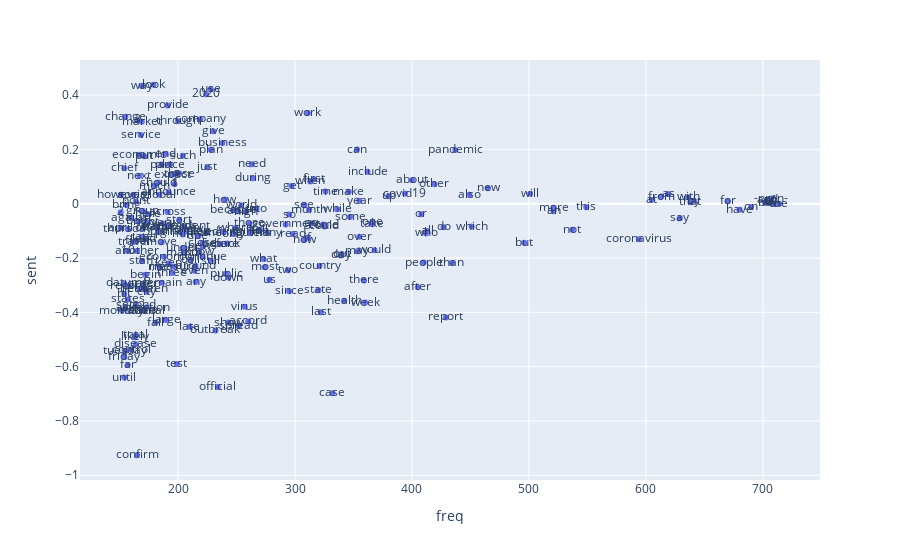

Notebook source saved alongside this figure:
### Code cell
px.scatter(s_new_filter, x='freq', y='sent', text='index')

### Figure 1 — Plotly figure (JSON) as saved in the notebook; plotly's stock layout.template omitted (floating-point values rounded to 4 significant figures; data arrays with more than 128 entries replaced by an {"elided": "..."} marker saying what was removed)
{"data": [{"hovertemplate": "freq=%{x}<br>sent=%{y}<br>index=%{text}<extra></extra>", "legendgroup": "", "marker": {"color": "#636efa", "symbol": "circle"}, "mode": "markers+text", "name": "", "orientation": "v", "showlegend": false, "text": {"elided": "218 str values"}, "type": "scatter", "x": {"elided": "218 int values"}, "xaxis": "x", "y": {"elided": "218 float values"}, "yaxis": "y"}], "layout": {"legend": {"tracegroupgap": 0}, "margin": {"t": 60}, "xaxis": {"anchor": "y", "domain": [0, 1], "title": {"text": "freq"}}, "yaxis": {"anchor": "x", "domain": [0, 1], "title": {"text": "sent"}}}}
